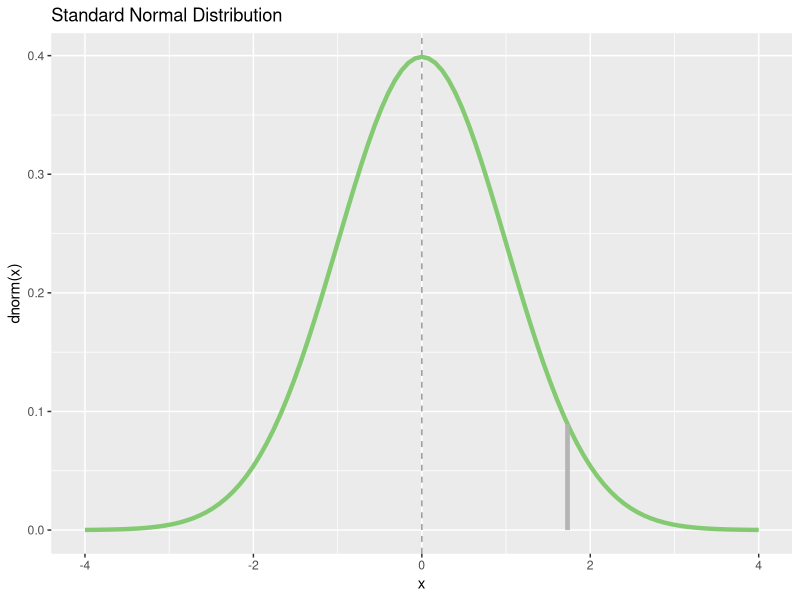
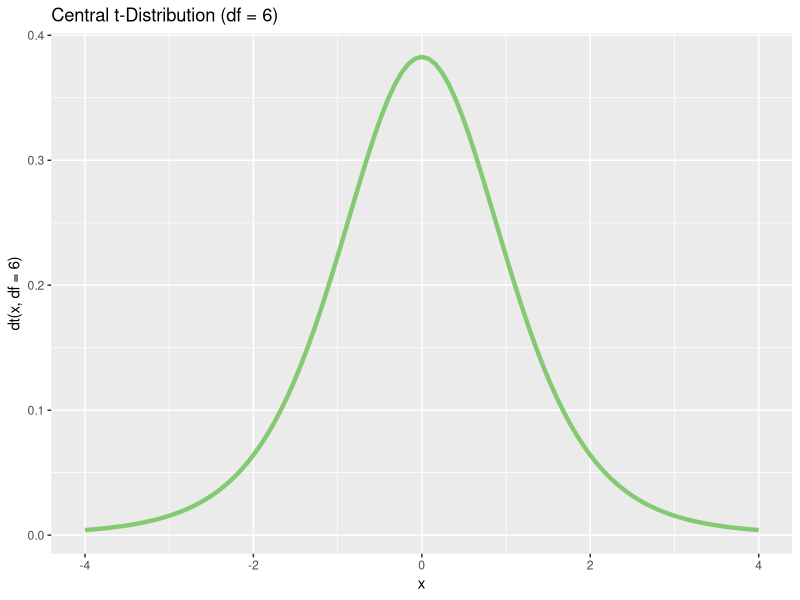
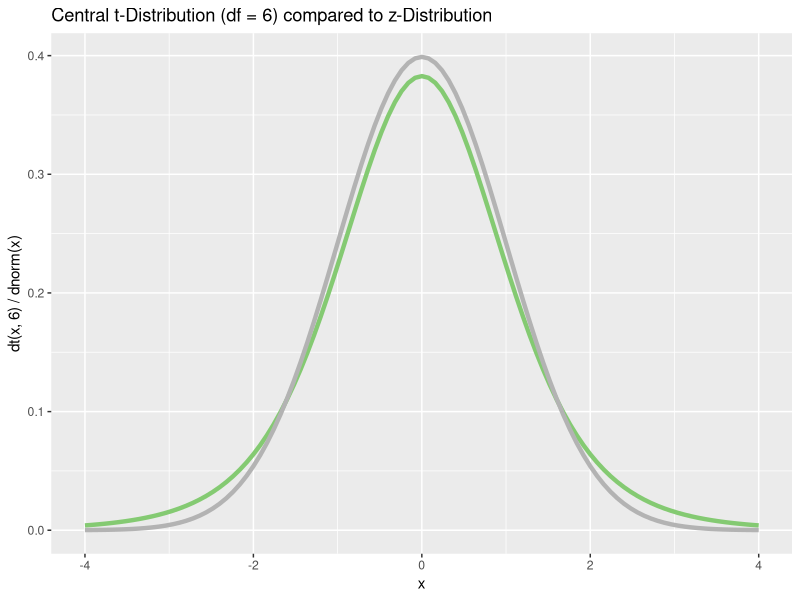
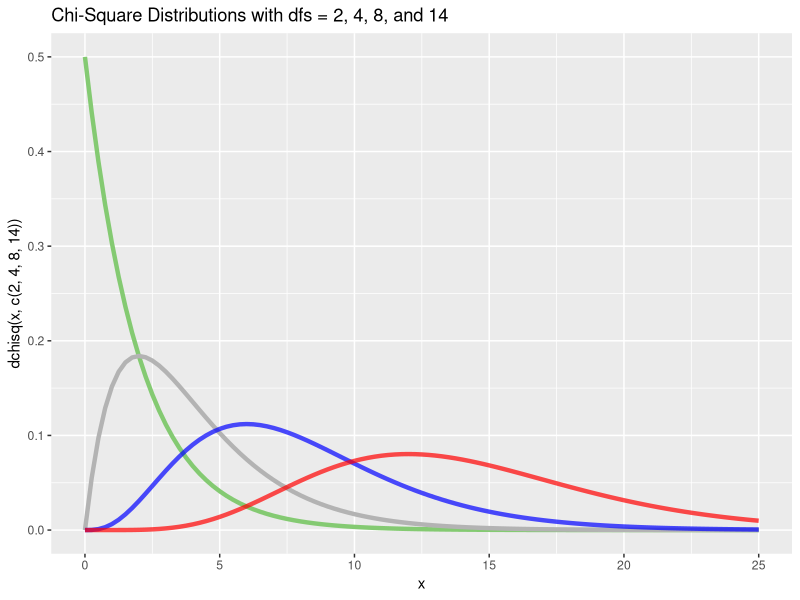

Here is the R script that generated these plots, in order:
## ---- chunk 1
#| echo: false
#| output: false
library(tidyverse)
## ---- chunk 2
pnorm(q = -1.73)
## ---- chunk 3
# this is 1-p
pnorm(1.645)
## ---- chunk 4
# this is 1-p
pnorm(1.645, lower.tail = FALSE)
## ---- chunk 5
# 2-tailed p-value for a negative z-score
2 * pnorm(-1.73)
## ---- chunk 6
# 2-tailed p-value for a negative z-score
2 * pnorm(1.73, lower.tail = FALSE)
## ---- chunk 7
2*(1 - pnorm(1.73))
## ---- chunk 8
IQ_Scores <- c(74, 87, 100, 110, 128, 142)
pnorm(q = IQ_Scores, mean = 100, sd = 15)
## ---- chunk 9
# Probability of IQ-scores between 130 and 140
pnorm(140, mean = 100, sd = 15) - pnorm(130, mean = 100, sd = 15)
## ---- chunk 10
# two-tailed test, alpha = 0.01, lower critical value 
qnorm(p = 0.005) 
## ---- chunk 11
# two-tailed test, alpha = 0.01, upper critical value 
qnorm(p = 0.995) 
## ---- chunk 12
# two-tailed test, alpha = 0.05, lower critical value 
qnorm(p = 0.025)
## ---- chunk 13
# two-tailed test, alpha = 0.05, upper critical value 
qnorm(p = 0.975)
## ---- chunk 14
deciles <- seq(0, 1, by = 0.1)
qnorm(p = deciles, mean = 100, sd = 15)
## ---- chunk 15
1/(sqrt(2*pi))
## ---- chunk 16
dnorm(x = 0)
## ---- chunk 17
1/(sqrt(2*pi*exp(1)))
## ---- chunk 18
dnorm(1)
## ---- chunk 19
p <- tibble(x = c(-4, 4)) %>%
    ggplot(aes(x = x)) +
    geom_vline(xintercept = 0,
               linetype = "dashed",
               alpha = 0.4) +
    stat_function(fun = dnorm,
                  color = "#84CA72",
                  linewidth = 1.5) +
    ggtitle("Standard Normal Distribution") +
    xlab("x") +
    ylab("dnorm(x)")
## ---- chunk 20
my_z <- 1.73
p_value <- round(pnorm(my_z, lower.tail = FALSE), 3)

# reuse the plot from above
p + geom_segment(
    aes(
        x = my_z,
        y = 0,
        xend = my_z,
        yend = (dnorm(my_z))
    ),
    color = "grey70",
    size = 1.5,
    alpha = 0.8
)
## ---- chunk 21
set.seed(12345)
r_IQ_scores <- rnorm(n = 22, mean = 100, sd = 15)
r_IQ_scores
## ---- chunk 22
c(mean(r_IQ_scores), sd(r_IQ_scores))
## ---- chunk 23
pt(q = -1.73, df = 6)
## ---- chunk 24
pt(1.73, df = 6, lower.tail = FALSE)
## ---- chunk 25
# 2-tailed p-value for a negative t
2 * pt(-1.73, df = 6)
## ---- chunk 26
# 2-tailed p-value for a negative t
2 * pt(1.73, df = 6, lower.tail = FALSE)
## ---- chunk 27
my_ps <- c(0.6, 0.8, 0.9, 0.95, 0.975, 0.99, 0.995)
qt(my_ps, df = 6)
## ---- chunk 28
p <- tibble(x = c(-4, 4)) %>%
    ggplot(aes(x = x))

p + stat_function(
    fun = dt,
    args = list(df = 6),
    color = "#84CA72",
    linewidth = 1.5
) +
    ggtitle("Central t-Distribution (df = 6)") +
    xlab("x") +
    ylab("dt(x, df = 6)")
## ---- chunk 29
p <- tibble(x = c(-4, 4)) %>%
    ggplot(aes(x = x))

p + stat_function(
    fun = dt,
    args = list(df = 6),
    color = "#84CA72",
    linewidth = 1.5
) +
    stat_function(fun = dnorm,
                  color = "grey70",
                  size = 1.5) +
    ggtitle("Central t-Distribution (df = 6) compared to z-Distribution") +
    xlab("x") +
    ylab("dt(x, 6) / dnorm(x)")
## ---- chunk 30
pchisq(q = 4.86, df = 2, lower.tail = FALSE)
## ---- chunk 31
my_dfs <- 1:5
round(qchisq(0.95, df = my_dfs), 2)
## ---- chunk 32
p <- tibble(x = c(0, 25)) %>%
    ggplot(aes(x = x))

p + stat_function(
    fun = dchisq,
    args = list(df = 2),
    color = "#84CA72",
    linewidth = 1.5
) +
    stat_function(
        fun = dchisq,
        args = list(df = 4),
        color = "grey70",
        size = 1.5
    ) +
    stat_function(
        fun = dchisq,
        args = list(df = 8),
        color = "blue",
        size = 1.5,
        alpha = 0.7
    ) +
    stat_function(
        fun = dchisq,
        args = list(df = 14),
        color = "red",
        size = 1.5,
        alpha = 0.7
    ) +
    ggtitle("Chi-Square Distributions with dfs = 2, 4, 8, and 14") +
    xlab("x") +
    ylab("dchisq(x, c(2, 4, 8, 14))")
## ---- chunk 33
pf(q = 3.89, df1 = 2, df2 = 40, lower.tail = FALSE)
## ---- chunk 34
qf(c(0.95, 0.99), df1 = 2, df2 = 40)
## ---- chunk 35
p <- tibble(x = c(0, 5)) %>%
    ggplot(aes(x = x)) +
    stat_function(
        fun = df,
        args = list(df1 = 2, df2 = 40),
        color = "#84CA72",
        linewidth = 1.5
    ) +
    stat_function(
        fun = df,
        args = list(df1 = 5, df2 = 80),
        color = "grey70",
        size = 1.5
    ) +
    stat_function(
        fun = df,
        args = list(df1 = 8, df2 = 120),
        color = "blue",
        size = 1.5,
        alpha = 0.7
    ) +
    ggtitle("F-Distributions with df1 = 2, 5, 8 and df2 = 40, 80, 120") +
    xlab("x") +
    ylab("df(x, c(2, 5, 8), c(40, 80, 120))")
